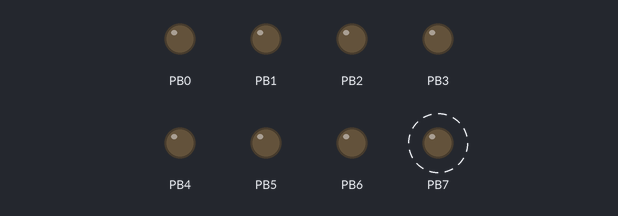
The program below on a simulated ATmega2560, built with avr-gcc and emulated at 16 MHz. Parts: output pins drawn as LEDs (lit = HIGH). Dashed ring = blinking.

Above: at 0.5 s.
Timing chart, 0 to 4.6 s (numbered marks = the images above):
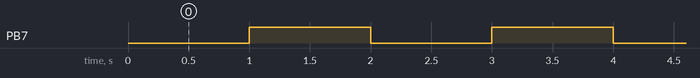

Measured:
- by itself, PB7: alternates HIGH for 1.0 s and LOW for 1.0 s

The program:

main.c
```c
/*
 * Lesvoorbeeld_atmega2560.c
 *
 * Created: 10/02/2020 18:26:21
 * Author : Etienne
 */

#define F_CPU 16e6

#include <avr/io.h>
#include <util/delay.h>
#include <avr/interrupt.h>


// Build in led Arduino on PB7 (pin 13)
void wait( int ms ) {
	for (int i=0; i<ms; i++) {
		_delay_ms( 1 );		// library function (max 30 ms at 8MHz)
	}
}

void setupTimer(void) {

	 cli(); // Disable interrupts

	 // SETUP CLOCK AT FREQUENCY OF 1 HZ
	 TCCR1A = 0;// set entire TCCR1A register to 0
	 TCCR1B = 0;// same for TCCR1B
	 TCNT1  = 0;//initialize counter value to 0
	 // set compare match register for 1hz increments
	 OCR1A = 15624;// = (16*10^6) / (1*1024) - 1 (must be <65536)
	 // turn on CTC mode
	 TCCR1B |= (1 << WGM12);
	 // Set CS12 and CS10 bits for 1024 prescaler  (pg 130)
	 TCCR1B |= (1 << CS12) | (1 << CS10);
	 // enable timer compare interrupt
	 TIMSK1 |= (1 << OCIE4A);

	 sei();//allow interrupts
}


ISR(TIMER1_COMPA_vect){//timer1 interrupt 1Hz toggles pin 13 (LED)
	//generates pulse wave of frequency 1Hz/2 = 0.5kHz (takes two cycles for full wave- toggle high then toggle low)
	PORTB ^= (1<<7);
}


int main(void) {
	DDRB = 0xFF;
	setupTimer();
    while (1)  {
		wait(50);
    }
	return 0;
}
```
